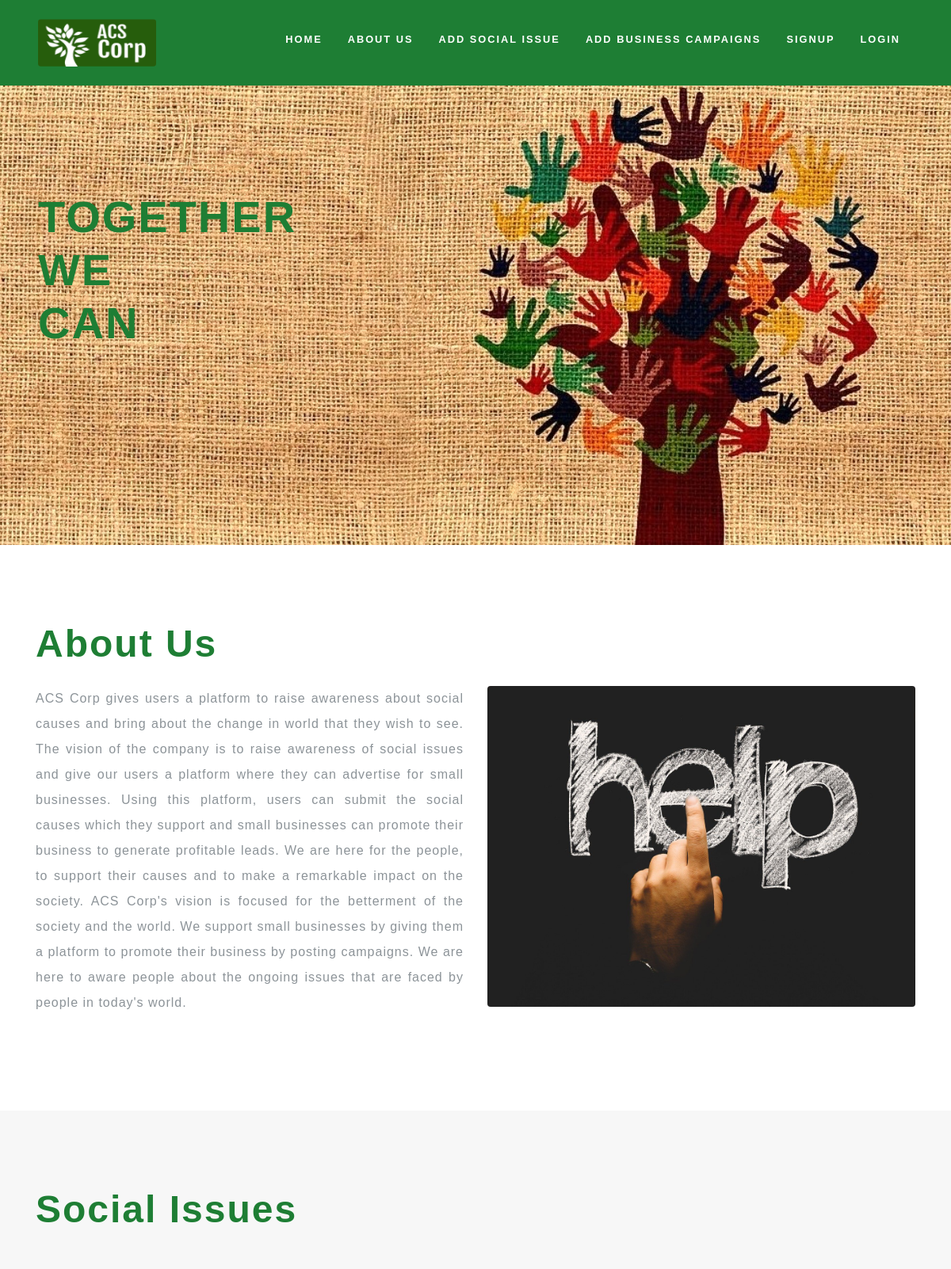
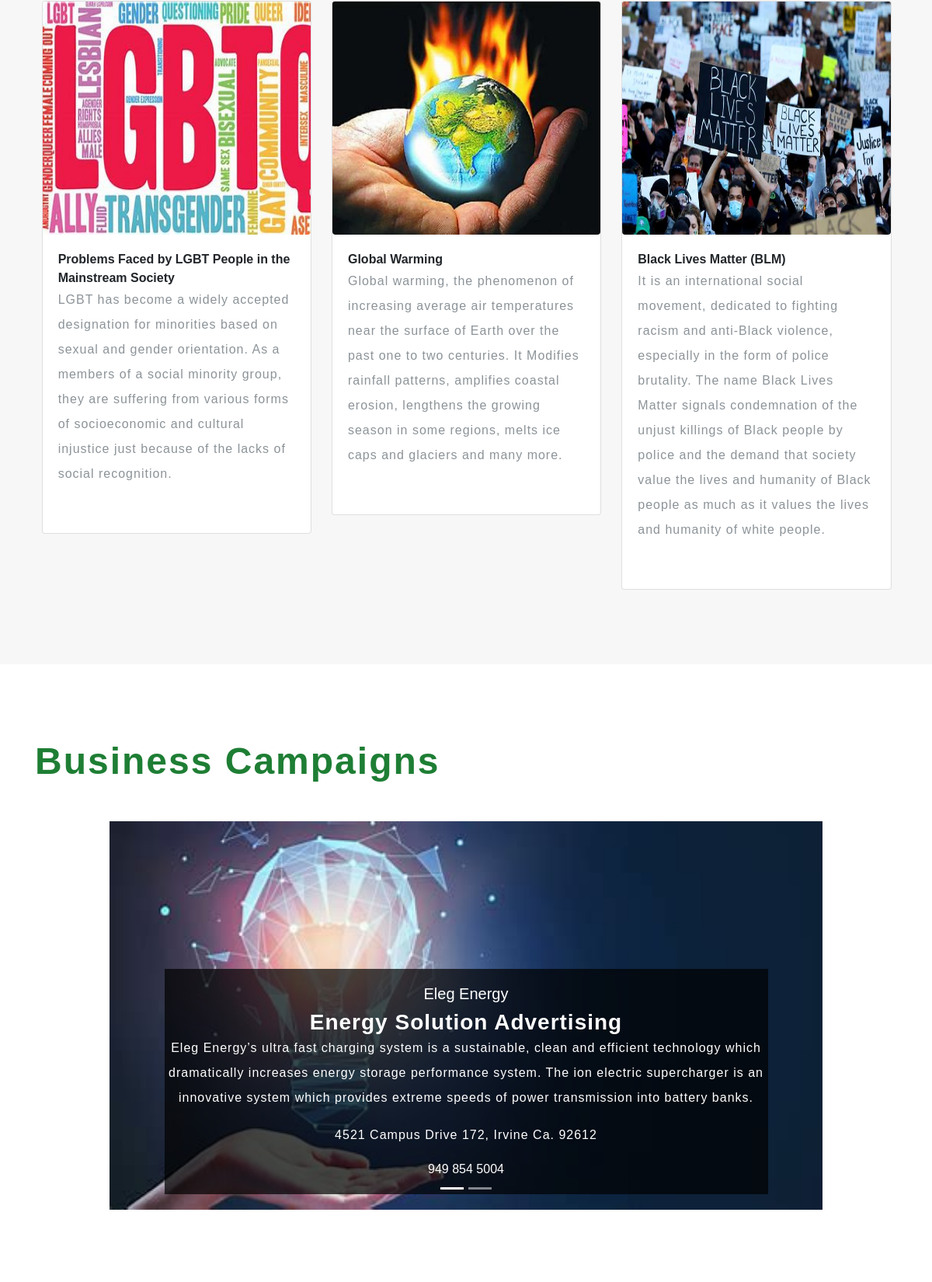
The page / (upper part) on the database its author committed (2 pictures, top to bottom).
### SocialApp/models.py (models this page shows, shortened)
class CreatedUpdated(models.Model):
    created_at = models.DateTimeField(auto_now_add=True)
    updated_at = models.DateTimeField(auto_now_add=True)

class SocialIssue(CreatedUpdated):
    campaign_title = models.CharField(max_length=255)
    image = models.ImageField(upload_to=uploads)
    description = models.TextField()
    is_approved = models.BooleanField(default=False)

### SocialApp/views.py (the view)
# urls.py: path('', HomePageView.as_view(), name='homepage'),
class HomePageView(TemplateView):
    template_name = 'SocialApp/Issue_list.html'
    b_form = BusinessModelForm
    s_form = SocialIssueForm
    model = SocialIssue
    login_form = AuthenticationForm
    sign_form = SignUpForm
    def get_context_data(self, **kwargs):
        context = super(HomePageView, self).get_context_data(**kwargs)
        context['SocialIssue_list'] = SocialIssue.objects.all()
        context['business_list'] = BusinessPost.objects.all()
        context['b_form'] = self.b_form
        context['s_form'] = self.s_form
        context['login_form'] = self.login_form
        context['sign_form'] = self.sign_form
        return context

### SocialApp/templates/SocialApp/Issue_list.html (shortened to what this page needs)
<html lang="en">
{% load static %}
 {%load crispy_forms_tags %}
 <head>
  <link rel="stylesheet" href="{%static 'SocialApp/css/bootstrap.min.css' %}">
  <link rel="stylesheet" href="{%static 'SocialApp/css/owl.carousel.min.css' %}">
  <link rel="stylesheet" href="{%static 'SocialApp/css/style.css' %}" type="text/css" media="all" />
  </head>
 <body>
    <div class="acscorp-cover" >
    <header class="header">
      <div class="container-fluid px-lg-5">
        <nav class="py-4">
          <div class="acscorp-img">
            <img src="{% static 'SocialApp/images/logo.png' %}" alt="logo" class="img-fluid">
          </div>
          <ul class="menu-formation mt-3">
              <li><a href="SocialApp:homepage">Home</a></li>
            <li><a href="#about">About Us</a></li>
            <li><a href="#addsocialissue">Add Social Issue</a></li>
            <li><a href="#addbusinesscampaigns">Add Business Campaigns</a></li>
        {% if request.user.is_authenticated %}
          <li><a href="{% url 'SocialApp:logout_view'%}" style="color: white;">Logout</a>
          </li>
        {% else %}
               <li><a href="#exampleModal" data-toggle="modal">Signup</a></li>
            <li><a href="#exampleModal1" data-toggle="modal">Login</a></li>
        {% endif %}
          </ul>
        </nav>
      </div>
    </header>
    <div class="banner-info text-left">
      <h3>Together</h3>
      <h3>We</h3>
      <h3>Can</h3>
    </div>
  </div>
  <section class="py-5" id="about">
    <div class="container py-xl-5 py-lg-3">
      <h3 class="heading mb-4">About Us</h3>
      <div class="row">
        <div class="col-lg-6">
          <p class="mb-4 text-justify">
            ACS Corp gives users a platform to raise awareness about social causes
            and bring about the change in world that they wish to see.
            The vision of the company is to raise awareness of social issues and
            give our users a platform where they can advertise for small businesses.
            Using this platform, users can submit the social causes which they support and
            small businesses can promote their business to generate profitable leads.
            We are here for the people, to support their causes and to make a remarkable impact on the society.
            ACS Corp's vision is focused for the betterment of the society and the world.
            We support small businesses by giving them a platform to promote their business by posting campaigns.
            We are here to aware people about the ongoing issues that are faced by people in today's world.
          </p>
        </div>
        <div class="col-lg-6">
          <img src="{%static 'SocialApp/images/aboutus.jpg' %}" alt="image" class="img-fluid">
        </div>
      </div>
    </div>
  </section>
  <section class="acscorp-bodycolor py-md-5 py-4" id="socialissues">
    <div class="container py-md-5 py-4">
      <h3 class="heading mb-lg-5 mb-3"> Social Issues</h3>
      <div class="owl-carousel owl-theme">
      {% for i in SocialIssue_list %}
       {% if i.is_approved %}
        <div class="ml-2 mr-2">
          <div class="card">
            <img src="{{ i.image.url }}" alt="si" class="card-img-top" class="img-fluid">
            <div class="card-body">
            <strong> {{ i.campaign_title }}</strong><br/>
            <p>{{ i.description }}</p> <br/>
            </div>
          </div>
        </div>
    {% endif %}
  {% endfor %}
      </div>
    </div>
  </section>
  <section class="py-md-5 py-4" id="businesscampaigns">
    <div class="container py-md-5 py-4">
      <h3 class="heading mb-lg-5 mb-3"> Business Campaigns</h3>
      <div class="bd-example">
        <div id="allsocialissues" class="carousel slide" data-ride="carousel">
         <ol class="carousel-indicators">
            <li data-target="#allsocialissues" data-slide-to="0" class="active"></li>
            <li data-target="#allsocialissues" data-slide-to="1"></li>
          </ol>
          <div class="carousel-inner bsns_campaign">
            <div class="carousel-item active">
              <img src="{%static 'SocialApp/images/e1.jpg' %}" class="d-block w-100" alt="...">
              <div class="carousel-caption d-none d-md-block caption-back">
                  <h5>Eleg Energy</h5>
                  <h3>Energy Solution Advertising</h3>
                <p align=JUSTIFY">Eleg Energy’s ultra fast charging system is a sustainable, clean and
                    efficient technology which dramatically increases energy storage performance system.
                    The ion electric supercharger is an innovative system which provides extreme speeds of power transmission into battery banks.</p>
                  <p>4521 Campus Drive 172, Irvine Ca. 92612</p>
                    949 854 5004
              </div>
            </div>
          </div>
          <a class="carousel-control-prev" href="#allsocialissues" role="button" data-slide="prev">
            <span class="carousel-control-prev-icon" aria-hidden="true"></span>
          </a>
          <a class="carousel-control-next" href="#allsocialissues" role="button" data-slide="next">
            <span class="carousel-control-next-icon" aria-hidden="true"></span>
          </a>
        </div>
      </div>
  </div>
</section>
 </body>
 </html>

### SocialApp/static/SocialApp/css/style.css (style rules this page uses)
html, body { margin: 0; font-size: 100%; background: #fff; font-family: 'Source Sans Pro', sans-serif; scroll-behavior: smooth; }
body a { text-decoration: none; transition: 0.5s all; cursor: pointer !important; }
h3 { margin: 0; letter-spacing: 1px; font-weight: 700; font-family: 'Poppins', sans-serif; }
p { font-size: 1em; color: #8c9398; line-height: 2em; letter-spacing: 1px; }
ul { margin: 0; padding: 0; }
body img { border-radius: 4px; }
header { background-color: #1e7e34; position: absolute; z-index: 9; width: 100%; }
nav { margin: 0; padding: 0; }
.acscorp-img img { float: left; }
.owl-carousel .owl-item img { height: 300px; }
.bsns_campaign .carousel-item img { height: 500px; padding: 0 6rem; }
nav:after { content: ""; display: table; clear: both; }
nav ul { float: right; padding: 0; margin: 0; list-style: none; position: relative; }
nav ul li { margin: 0px 1em; display: inline-block; float: left; }
.menu-formation li a { font-weight: 600; font-size: 0.8em; letter-spacing: 2px; padding-left: 0; padding-right: 0; padding: 10px 0; color: #fff; text-transform: uppercase; }
li > a:only-child:after { content: ''; }
.acscorp-cover { background: url(../images/banner.jpg)no-repeat center; background-size: cover; position: relative; min-height: 50em; }
.banner-info { padding: 17em 0 0em 3em; width: 60%; }
.banner-info h3 { font-size: 4em; letter-spacing: 2px; color: #1e7e34; text-transform: uppercase; }
.acscorp-bodycolor { background: #f7f7f7; }
h3.heading { font-size: 2.5em; letter-spacing: 2px; color: #1e7e34; text-transform: capitalize; }
.caption-back { background-color: rgb(0,0,0,0.7); }
.caption-back p { color: white; }
@media (max-width:1440px) { h3.heading { font-size: 3.5em; } }
@media (max-width:1440px) { .banner-info h3 { font-size: 3.5em; } }
@media (max-width:1440px) { .banner-info { padding: 15em 0 0em 3em; width: 32%; } }
@media (max-width:1366px) { .acscorp-cover { min-height: 43em; } }
@media (max-width:1280px) { h3.heading { font-size: 3em; } }

### rows shown on the page
SocialIssue: image (picture), campaign_title "Global Warming", description "Global warming, the phenomenon of increasing average air temperatures near the surface of Earth over the past one to two centuries. It Modifies rainfall patterns, amplifies coastal erosion, lengthens the growing season in some regions, melts ice caps and glaciers and many more."
SocialIssue: image (picture), campaign_title "Black Lives Matter (BLM)", description "It is an international social movement, dedicated to fighting racism and anti-Black violence, especially in the form of police brutality. The name Black Lives Matter signals condemnation of the unjust killings of Black people by police and the demand that society value the lives and humanity of Black people as much as it values the lives and humanity of white people."
SocialIssue: image (picture), campaign_title "Problems Faced by LGBT People in the Mainstream Society", description "LGBT has become a widely accepted designation for minorities based on sexual and gender orientation. As a members of a social minority group, they are suffering from various forms of socioeconomic and cultural injustice just because of the lacks of social recognition."
